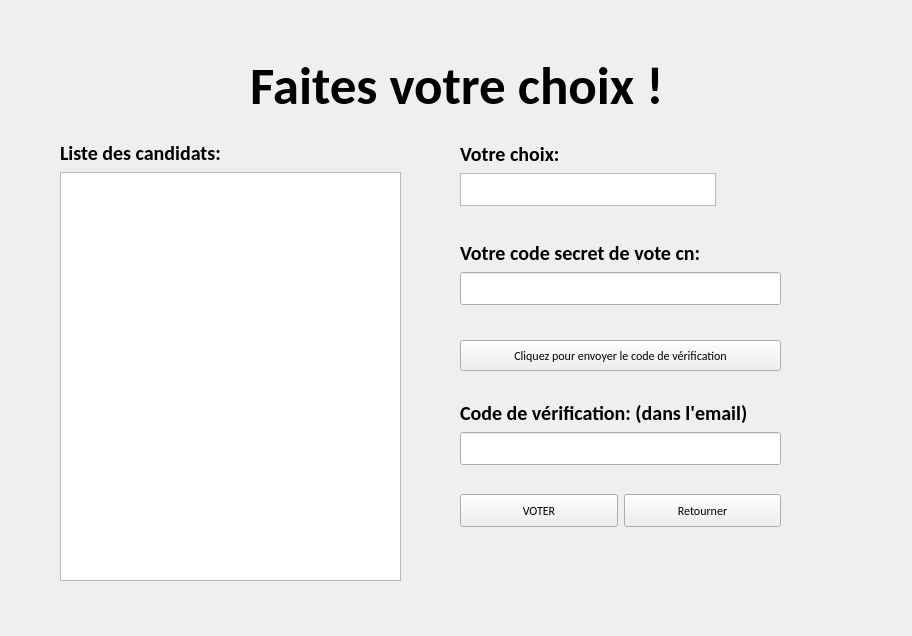
<?xml version="1.0" encoding="UTF-8"?>
<ui version="4.0">
 <class>VOTER</class>
 <widget class="QWidget" name="VOTER">
  <property name="geometry">
   <rect>
    <x>0</x>
    <y>0</y>
    <width>912</width>
    <height>636</height>
   </rect>
  </property>
  <property name="windowTitle">
   <string>Form</string>
  </property>
  <widget class="QLabel" name="label">
   <property name="geometry">
    <rect>
     <x>250</x>
     <y>0</y>
     <width>541</width>
     <height>171</height>
    </rect>
   </property>
   <property name="font">
    <font>
     <family>Calibri</family>
     <pointsize>40</pointsize>
     <weight>75</weight>
     <bold>true</bold>
    </font>
   </property>
   <property name="text">
    <string>Faites votre choix !</string>
   </property>
  </widget>
  <widget class="QPushButton" name="envoyerVeri">
   <property name="geometry">
    <rect>
     <x>460</x>
     <y>340</y>
     <width>321</width>
     <height>31</height>
    </rect>
   </property>
   <property name="font">
    <font>
     <family>Calibri</family>
    </font>
   </property>
   <property name="text">
    <string>Cliquez pour envoyer le code de vérification</string>
   </property>
  </widget>
  <widget class="QWidget" name="layoutWidget">
   <property name="geometry">
    <rect>
     <x>460</x>
     <y>400</y>
     <width>321</width>
     <height>65</height>
    </rect>
   </property>
   <property name="font">
    <font>
     <family>Calibri</family>
    </font>
   </property>
   <layout class="QVBoxLayout" name="verticalLayout_4">
    <item>
     <widget class="QLabel" name="label_5">
      <property name="font">
       <font>
        <family>Calibri</family>
        <pointsize>15</pointsize>
        <weight>75</weight>
        <bold>true</bold>
       </font>
      </property>
      <property name="text">
       <string>Code de vérification: (dans l'email)</string>
      </property>
     </widget>
    </item>
    <item>
     <widget class="QLineEdit" name="veriEdit">
      <property name="minimumSize">
       <size>
        <width>256</width>
        <height>33</height>
       </size>
      </property>
      <property name="font">
       <font>
        <family>Calibri</family>
        <pointsize>12</pointsize>
       </font>
      </property>
     </widget>
    </item>
   </layout>
  </widget>
  <widget class="QWidget" name="layoutWidget">
   <property name="geometry">
    <rect>
     <x>60</x>
     <y>140</y>
     <width>341</width>
     <height>441</height>
    </rect>
   </property>
   <property name="font">
    <font>
     <family>Calibri</family>
    </font>
   </property>
   <layout class="QVBoxLayout" name="verticalLayout">
    <item>
     <widget class="QLabel" name="label_2">
      <property name="font">
       <font>
        <family>Calibri</family>
        <pointsize>15</pointsize>
        <weight>75</weight>
        <bold>true</bold>
       </font>
      </property>
      <property name="text">
       <string>Liste des candidats:</string>
      </property>
     </widget>
    </item>
    <item>
     <widget class="QListView" name="candidatesList">
      <property name="font">
       <font>
        <family>Calibri</family>
       </font>
      </property>
     </widget>
    </item>
   </layout>
  </widget>
  <widget class="QWidget" name="layoutWidget">
   <property name="geometry">
    <rect>
     <x>460</x>
     <y>240</y>
     <width>321</width>
     <height>65</height>
    </rect>
   </property>
   <property name="font">
    <font>
     <family>Calibri</family>
    </font>
   </property>
   <layout class="QVBoxLayout" name="verticalLayout_3">
    <item>
     <widget class="QLabel" name="label_4">
      <property name="font">
       <font>
        <family>Calibri</family>
        <pointsize>15</pointsize>
        <weight>75</weight>
        <bold>true</bold>
       </font>
      </property>
      <property name="text">
       <string>Votre code secret de vote cn:</string>
      </property>
     </widget>
    </item>
    <item>
     <widget class="QLineEdit" name="cnEdit">
      <property name="minimumSize">
       <size>
        <width>256</width>
        <height>33</height>
       </size>
      </property>
      <property name="font">
       <font>
        <family>Calibri</family>
        <pointsize>12</pointsize>
       </font>
      </property>
     </widget>
    </item>
   </layout>
  </widget>
  <widget class="QWidget" name="layoutWidget">
   <property name="geometry">
    <rect>
     <x>460</x>
     <y>490</y>
     <width>321</width>
     <height>41</height>
    </rect>
   </property>
   <layout class="QHBoxLayout" name="horizontalLayout">
    <item>
     <widget class="QPushButton" name="voterButton">
      <property name="minimumSize">
       <size>
        <width>0</width>
        <height>33</height>
       </size>
      </property>
      <property name="font">
       <font>
        <family>Calibri</family>
       </font>
      </property>
      <property name="text">
       <string>VOTER</string>
      </property>
     </widget>
    </item>
    <item>
     <widget class="QPushButton" name="backButton">
      <property name="minimumSize">
       <size>
        <width>0</width>
        <height>33</height>
       </size>
      </property>
      <property name="font">
       <font>
        <family>Calibri</family>
       </font>
      </property>
      <property name="text">
       <string>Retourner</string>
      </property>
     </widget>
    </item>
   </layout>
  </widget>
  <widget class="QWidget" name="">
   <property name="geometry">
    <rect>
     <x>460</x>
     <y>141</y>
     <width>258</width>
     <height>65</height>
    </rect>
   </property>
   <layout class="QVBoxLayout" name="verticalLayout_2">
    <item>
     <widget class="QLabel" name="label_3">
      <property name="font">
       <font>
        <family>Calibri</family>
        <pointsize>15</pointsize>
        <weight>75</weight>
        <bold>true</bold>
       </font>
      </property>
      <property name="text">
       <string>Votre choix:</string>
      </property>
     </widget>
    </item>
    <item>
     <widget class="QTextBrowser" name="choiceDisplay">
      <property name="maximumSize">
       <size>
        <width>256</width>
        <height>33</height>
       </size>
      </property>
      <property name="font">
       <font>
        <pointsize>12</pointsize>
       </font>
      </property>
     </widget>
    </item>
   </layout>
  </widget>
 </widget>
 <resources/>
 <connections>
  <connection>
   <sender>envoyerVeri</sender>
   <signal>clicked()</signal>
   <receiver>VOTER</receiver>
   <slot>sendVeri()</slot>
   <hints>
    <hint type="sourcelabel">
     <x>641</x>
     <y>360</y>
    </hint>
    <hint type="destinationlabel">
     <x>859</x>
     <y>354</y>
    </hint>
   </hints>
  </connection>
  <connection>
   <sender>voterButton</sender>
   <signal>clicked()</signal>
   <receiver>VOTER</receiver>
   <slot>vote()</slot>
   <hints>
    <hint type="sourcelabel">
     <x>562</x>
     <y>520</y>
    </hint>
    <hint type="destinationlabel">
     <x>567</x>
     <y>573</y>
    </hint>
   </hints>
  </connection>
  <connection>
   <sender>backButton</sender>
   <signal>clicked()</signal>
   <receiver>VOTER</receiver>
   <slot>goback()</slot>
   <hints>
    <hint type="sourcelabel">
     <x>696</x>
     <y>510</y>
    </hint>
    <hint type="destinationlabel">
     <x>756</x>
     <y>574</y>
    </hint>
   </hints>
  </connection>
 </connections>
 <slots>
  <slot>sendVeri()</slot>
  <slot>vote()</slot>
  <slot>goback()</slot>
 </slots>
</ui>
